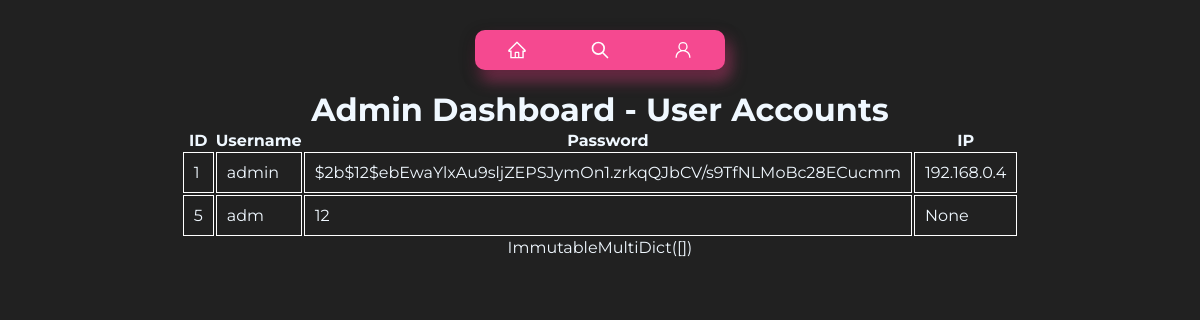
Before: /admin/dashboard with the older database file.
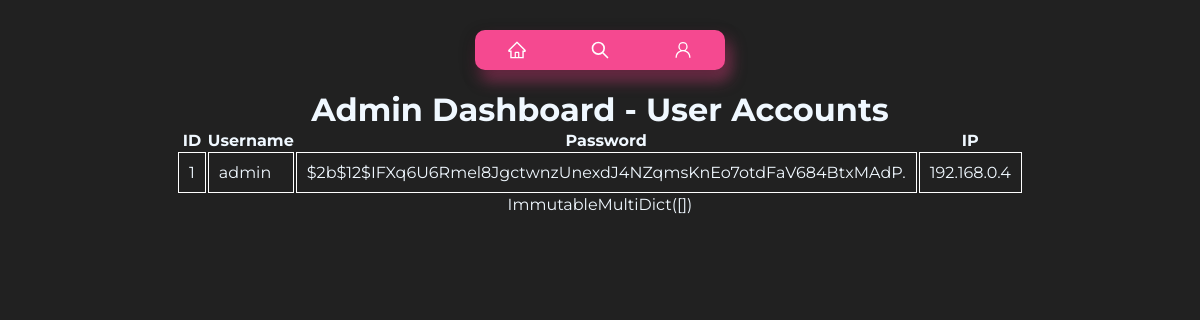
After: the same page with the newer database file.
### tables this page shows
CREATE TABLE users (
        id INTEGER PRIMARY KEY,
        username TEXT UNIQUE,
        password TEXT,
        ip TEXT
    );

### main.py (the view)
@app.route('/admin/dashboard')
def admin_dashboard():
    users = get_all_users()  # Create a function to retrieve all users from the database
    cookies = request.cookies
    return render_template('admin/admin_dashboard.html', users=users, cookies=cookies)

### db.py (called while the page is built)
def connect():
    conn = sqlite3.connect('database/testdb.db')
    cursor = conn.cursor()
    return conn, cursor

def get_all_users():
    conn, cursor = connect()
    cursor.execute('SELECT * FROM users')
    users = cursor.fetchall()
    conn.close()
    return users

### templates/admin/admin_dashboard.html (shortened to what this page needs)
<!DOCTYPE html>
<html>
<head>
    <link rel="stylesheet" type="text/css" href="{{ url_for('static', filename='css/template.css') }}">
    <link rel="stylesheet" type="text/css" href="{{ url_for('static', filename='css/header.css') }}">
</head>
<body>
    <header>
        <div class="button-container">
            <a class="button" href="/">
            </a>
            <a class="button" href="/search">
                <svg xmlns="http://www.w3.org/2000/svg" width="1em" height="1em" aria-hidden="true" viewBox="0 0 24 24"
                    stroke-width="2" fill="none" stroke="currentColor" class="icon">
                    <path d="M21 21l-6-6m2-5a7 7 0 11-14 0 7 7 0 0114 0z" stroke-linejoin="round"
                        stroke-linecap="round"></path>
                </svg>
            </a>
            <a class="button" href="/account">
            </a>
        </div>
    </header>
    <h1>Admin Dashboard - User Accounts</h1>
    <table>
        <tr>
            <th>ID</th>
            <th>Username</th>
            <th>Password</th>
            <th>IP</th>
        </tr>
        {% for user in users %}
        <tr>
            <td>{{ user[0] }}</td>
            <td>{{ user[1] }}</td>
            <td>{{ user[2] }}</td>
            <td>{{ user[3] }}</td>
        </tr>
        {% endfor %}
    </table>
    <div>{{cookies}}</div>
</body>
</html>

### static/css/template.css (style rules this page uses)
* { padding: 0; margin: 0; box-sizing: border-box; }
body { padding: 10px; display: flex; flex-direction: column; justify-content: center; align-items: center; background-color: #212121; color: aliceblue; font-family: Montserrat, serif; }

### static/css/header.css (style rules this page uses)
header { padding: 20px; display: flex; justify-content: center; align-items: center; }
.button-container { display: flex; background-color: rgba(245, 73, 144); width: 250px; height: 40px; align-items: center; justify-content: space-around; border-radius: 10px; box-shadow: rgba(0, 0, 0, 0.35) 0px 5px 15px, rgba(245, 73, 144, 0.5) 5px 10px 15px; }
.button { outline: 0 !important; border: 0 !important; width: 40px; height: 40px; border-radius: 50%; background-color: transparent; display: flex; align-items: center; justify-content: center; color: #fff; transition: all ease-in-out 0.3s; cursor: pointer; }
.icon { font-size: 20px; }

### templates/admin/admin_dashboard.html (style rules this page uses)
td { padding: 10px; border: 1px solid #FFF; }

Changed rows visible on the page:
removed users: id "5", username "adm", password "12", user "None"
changed users "admin": password "$2b$12$ebEwaYlxAu9sljZEPSJymOn1.zrkqQJbCV/s9TfNLMoBc28ECucmm" → "$2b$12$IFXq6U6Rmel8JgctwnzUnexdJ4NZqmsKnEo7otdFaV684BtxMAdP."
